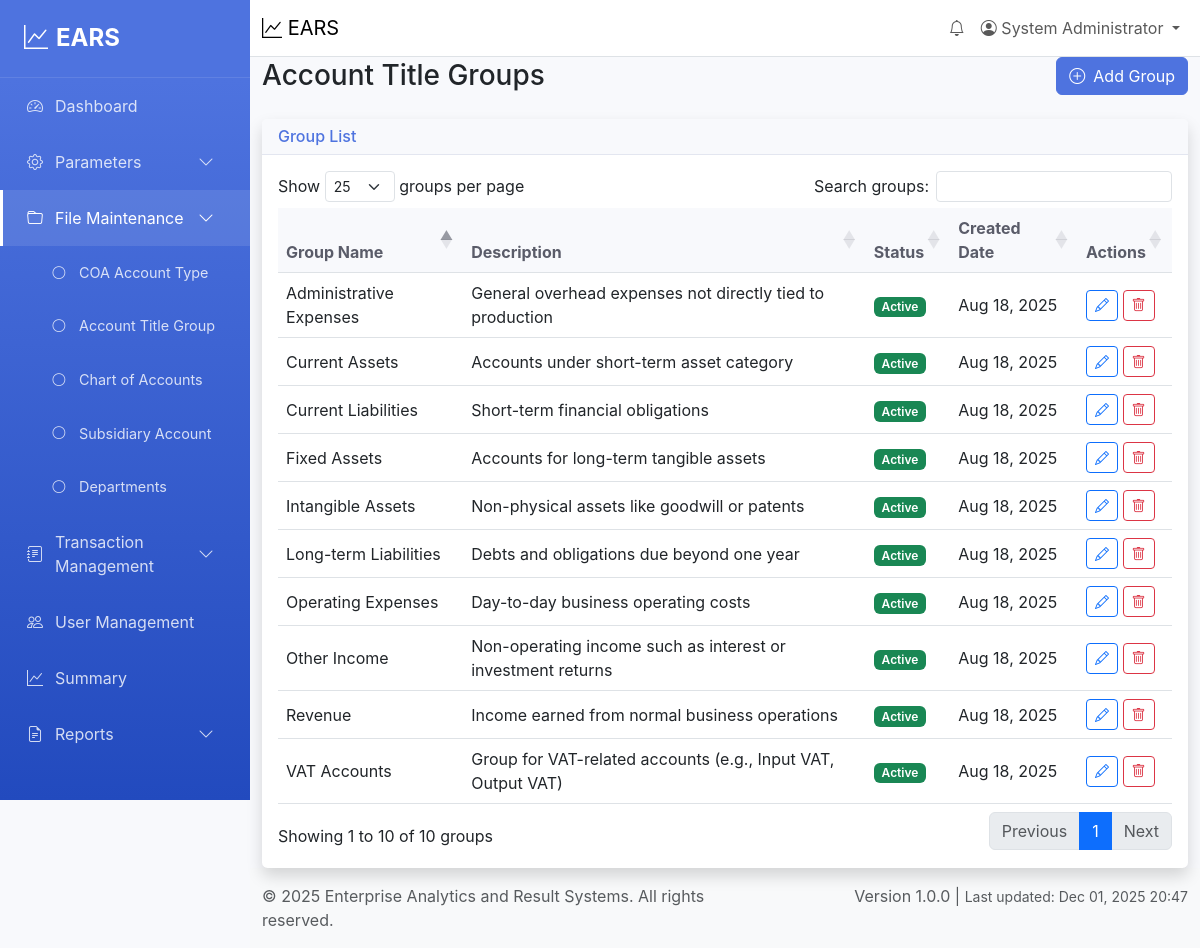
The app's page /file-maintenance/account-title-group (signed in) with its own data.
### tables this page shows
CREATE TABLE account_title_groups (
    id INT AUTO_INCREMENT PRIMARY KEY,
    group_name VARCHAR(100) NOT NULL,
    description TEXT,
    status ENUM('active', 'inactive') DEFAULT 'active',
    created_at TIMESTAMP DEFAULT CURRENT_TIMESTAMP,
    updated_at TIMESTAMP DEFAULT CURRENT_TIMESTAMP ON UPDATE CURRENT_TIMESTAMP
);

### views/file-maintenance/account-title-group.php (the view, shortened to what the rows shown need)
<div class="row">
    <div class="col-12">
        <div class="d-flex justify-content-between align-items-center mb-4">
            <h1 class="h3 mb-0">Account Title Groups</h1>
        </div>
    </div>
</div>
<div class="row">
    <div class="col-12">
        <div class="card shadow">
            <div class="card-body">
                <div class="table-responsive">
                    <table class="table table-hover" id="groupsTable">
                        <thead>
                            <tr>
                                <th>Group Name</th>
                                <th>Description</th>
                                <th>Status</th>
                                <th>Created Date</th>
                                <th>Actions</th>
                            </tr>
                        </thead>
                        <tbody>
                            <?php foreach ($groups as $group): ?>
                                <tr>
                                    <td><?= htmlspecialchars((string)$group['group_name']) ?></td>
                                    <td><?= htmlspecialchars((string)($group['description'] ?? '')) ?></td>
                                    <td>
                                        <span class="badge bg-<?= $group['status'] === 'active' ? 'success' : 'secondary' ?>">
                                            <?= ucfirst($group['status']) ?>
                                        </span>
                                    </td>
                                    <td><?= date('M d, Y', strtotime($group['created_at'])) ?></td>
                                    <td>
                                        <button type="button" class="btn btn-sm btn-outline-primary"
                                                onclick="editGroup(<?= htmlspecialchars(json_encode($group)) ?>)">
                                            <i class="bi bi-pencil"></i>
                                        </button>
                                        <button type="button" class="btn btn-sm btn-outline-danger"
                                                onclick="deleteGroup(<?= $group['id'] ?>)">
                                            <i class="bi bi-trash"></i>
                                        </button>
                                    </td>
                                </tr>
                            <?php endforeach; ?>
                        </tbody>
                    </table>
                </div>
            </div>
        </div>
    </div>
</div>

### records on screen
account_title_groups: group_name "Administrative Expenses", description "General overhead expenses not directly tied to production", status "Active", created_at "Aug 18, 2025"
account_title_groups: group_name "Current Assets", description "Accounts under short-term asset category", status "Active", created_at "Aug 18, 2025"
account_title_groups: group_name "Current Liabilities", description "Short-term financial obligations", status "Active", created_at "Aug 18, 2025"
account_title_groups: group_name "Fixed Assets", description "Accounts for long-term tangible assets", status "Active", created_at "Aug 18, 2025"
account_title_groups: group_name "Intangible Assets", description "Non-physical assets like goodwill or patents", status "Active", created_at "Aug 18, 2025"
account_title_groups: group_name "Long-term Liabilities", description "Debts and obligations due beyond one year", status "Active", created_at "Aug 18, 2025"
account_title_groups: group_name "Operating Expenses", description "Day-to-day business operating costs", status "Active", created_at "Aug 18, 2025"
account_title_groups: group_name "Other Income", description "Non-operating income such as interest or investment returns", status "Active", created_at "Aug 18, 2025"
account_title_groups: group_name "Revenue", description "Income earned from normal business operations", status "Active", created_at "Aug 18, 2025"
account_title_groups: group_name "VAT Accounts", description "Group for VAT-related accounts (e.g., Input VAT, Output VAT)", status "Active", created_at "Aug 18, 2025"

### other values on screen
$user['full_name'] "System Administrator"
APP_NAME "Enterprise Analytics and Result Systems"
APP_VERSION "1.0.0"
